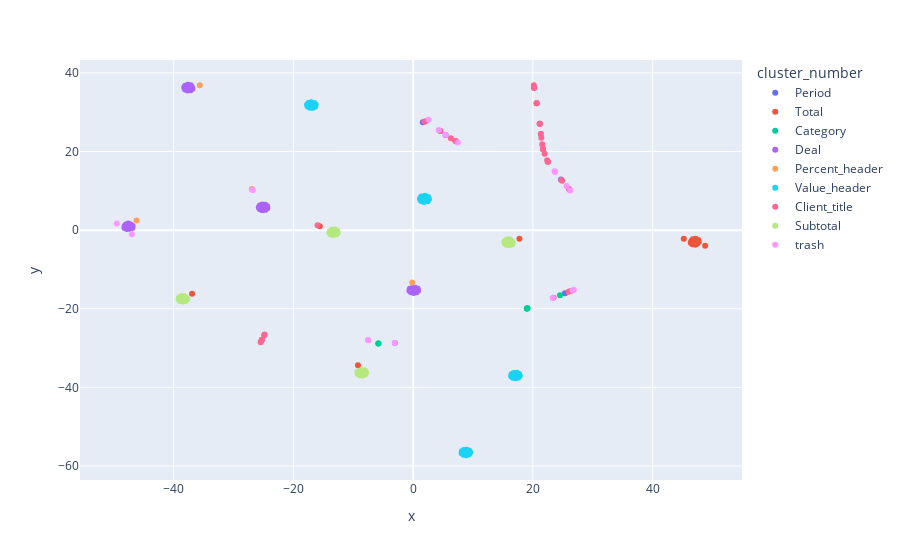
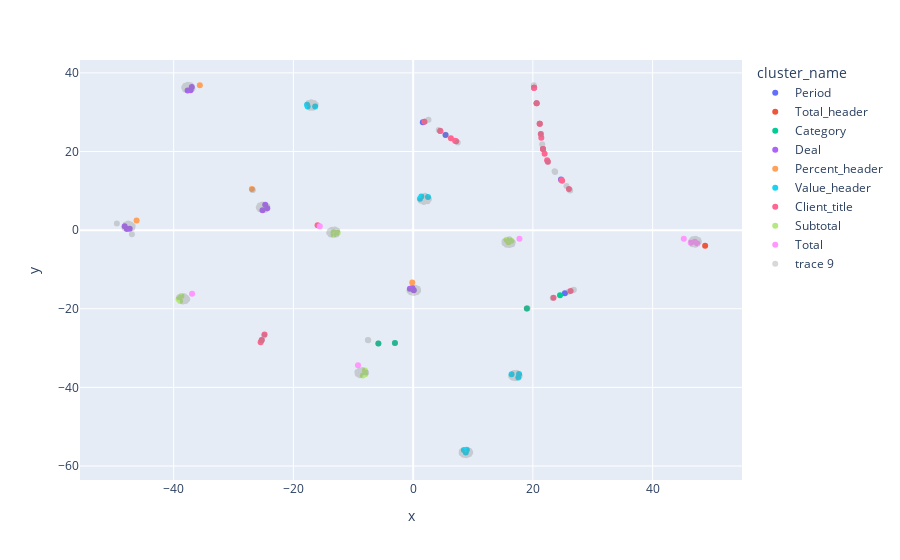
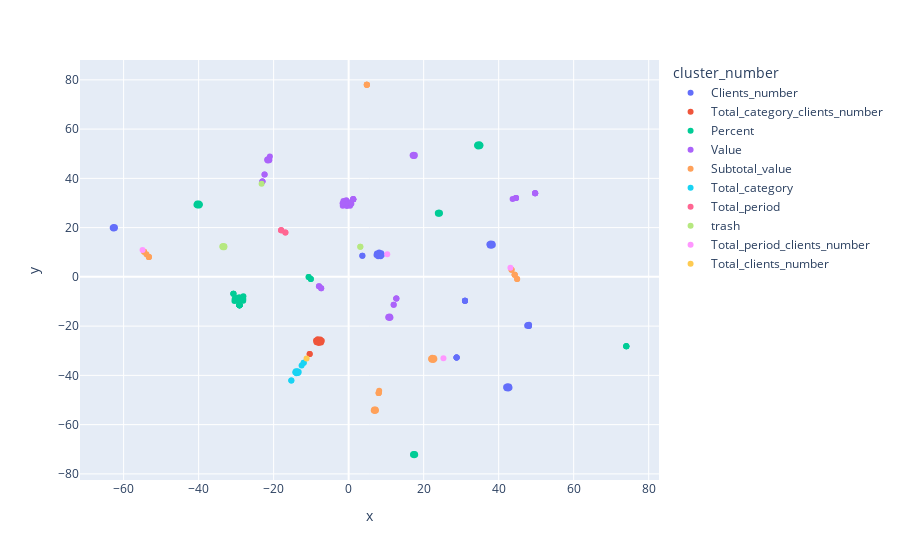
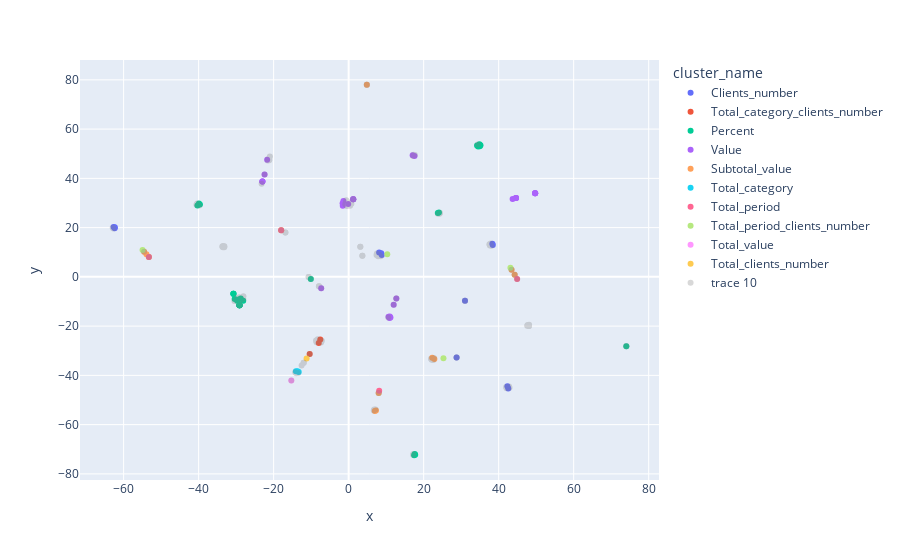

The notebook cell these images were saved under, in order:
### Code cell
hot_list_df = pd.read_csv('data/processed_tables/hot_list_parsed.csv', index_col='Unnamed: 0')
classifier.devide_and_cluster(hot_list_df)

### Figure 1 — Plotly figure (JSON) as saved in the notebook; plotly's stock layout.template omitted (floating-point values rounded to 4 significant figures)
{"data": [{"hovertemplate": "cluster_number=Period<br>x=%{x}<br>y=%{y}<extra></extra>", "legendgroup": "Period", "marker": {"color": "#636efa", "symbol": "circle"}, "mode": "markers", "name": "Period", "orientation": "v", "showlegend": true, "x": [25.34, 24.7, 5.411, 1.615], "xaxis": "x", "y": [-16.07, 12.91, 24.23, 27.43], "yaxis": "y", "type": "scatter"}, {"hovertemplate": "cluster_number=Total<br>x=%{x}<br>y=%{y}<extra></extra>", "legendgroup": "Total", "marker": {"color": "#EF553B", "symbol": "circle"}, "mode": "markers", "name": "Total", "orientation": "v", "showlegend": true, "x": [48.77, 47.04, 46.48, 47.18, 47.48, 46.72, 47.62, 46.64, 47.72, 47.14, 46.36, -9.215, 17.76, -15.59, -36.92, 45.21], "xaxis": "x", "y": [-3.987, -2.943, -2.739, -2.216, -3.371, -2.317, -2.482, -3.598, -2.938, -3.687, -3.205, -34.35, -2.21, 1.016, -16.19, -2.165], "yaxis": "y", "type": "scatter"}, {"hovertemplate": "cluster_number=Category<br>x=%{x}<br>y=%{y}<extra></extra>", "legendgroup": "Category", "marker": {"color": "#00cc96", "symbol": "circle"}, "mode": "markers", "name": "Category", "orientation": "v", "showlegend": true, "x": [24.53, -5.81, 19.12, -5.81, 19.0, 19.0, -3.037, 19.0], "xaxis": "x", "y": [-16.56, -28.83, -19.89, -28.83, -19.96, -19.96, -28.7, -19.96], "yaxis": "y", "type": "scatter"}, {"hovertemplate": "cluster_number=Deal<br>x=%{x}<br>y=%{y}<extra></extra>", "legendgroup": "Deal", "marker": {"color": "#ab63fa", "symbol": "circle"}, "mode": "markers", "name": "Deal", "orientation": "v", "showlegend": true, "x": [-48.19, -0.124, -24.36, -37.17, -46.91, 0.7586, -24.68, -38.06, -47.55, -0.3629, -25.78, -38.09, -47.82, -0.5496, -24.71, -36.97, -47.99, 0.1051, -24.38, -36.86, -48.21, 0.3564, -25.2, -37.63, -47.59, 0.8257, -25.62, -38.24, -47.17, 0.574, -25.05, -37.56, -46.85, -0.623, -25.59, -37.16, -47.35, 0.11, -25.17, -37.67], "xaxis": "x", "y": [1.02, -14.7, 5.563, 35.58, 0.577, -14.88, 5.197, 36.73, 0.9211, -15.81, 5.773, 35.8, 0.263, -14.89, 6.434, 36.43, 1.467, -15.98, 6.066, 35.96, 0.5551, -14.64, 6.494, 36.99, 1.67, -15.38, 6.244, 36.27, 1.415, -15.81, 5.788, 36.24, 1.05, -15.39, 5.333, 36.87, 0.3541, -15.3, 5.038, 35.53], "yaxis": "y", "type": "scatter"}, {"hovertemplate": "cluster_number=Percent_header<br>x=%{x}<br>y=%{y}<extra></extra>", "legendgroup": "Percent_header", "marker": {"color": "#FFA15A", "symbol": "circle"}, "mode": "markers", "name": "Percent_header", "orientation": "v", "showlegend": true, "x": [-46.19, -0.1488, -26.94, -35.63], "xaxis": "x", "y": [2.474, -13.29, 10.5, 36.86], "yaxis": "y", "type": "scatter"}, {"hovertemplate": "cluster_number=Value_header<br>x=%{x}<br>y=%{y}<extra></extra>", "legendgroup": "Value_header", "marker": {"color": "#19d3f3", "symbol": "circle"}, "mode": "markers", "name": "Value_header", "orientation": "v", "showlegend": true, "x": [17.58, 8.964, -16.37, 1.366, 17.3, 9.381, -17.0, 1.291, 17.81, 8.409, -17.02, 1.988, 16.44, 8.471, -17.72, 1.133, 17.13, 8.134, -16.74, 2.406, 16.38, 8.108, -17.23, 1.807, 17.08, 9.333, -17.48, 2.64, 16.65, 8.892, -16.29, 1.78, 16.8, 9.527, -16.55, 1.964, 17.69, 8.802, -17.62, 2.483], "xaxis": "x", "y": [-37.51, -55.84, 31.46, 8.542, -36.28, -56.1, 31.8, 7.501, -37.07, -57.15, 32.52, 8.731, -36.65, -55.9, 31.91, 8.004, -37.7, -56.26, 31.13, 7.373, -37.14, -56.76, 31.11, 8.191, -36.98, -57.04, 32.34, 7.913, -37.56, -57.26, 31.95, 7.186, -36.31, -56.58, 32.37, 7.724, -36.58, -56.54, 31.42, 8.417], "yaxis": "y", "type": "scatter"}, {"hovertemplate": "cluster_number=Client_title<br>x=%{x}<br>y=%{y}<extra></extra>", "legendgroup": "Client_title", "marker": {"color": "#FF6692", "symbol": "circle"}, "mode": "markers", "name": "Client_title", "orientation": "v", "showlegend": true, "x": [-25.28, 21.14, -15.97, 26.02, 22.5, 20.62, 20.2, 21.69, 2.053, 25.97, 26.14, -24.91, 21.55, 20.62, 21.33, 20.17, 21.14, -24.82, 21.69, 7.005, 26.29, 21.69, 7.184, -25.47, 21.96, 4.539, 23.45, 21.14, 6.307, 21.33, 20.63, 20.2, 24.88, 22.38, -25.28, 22.5, -25.28, 21.41, 4.539, 1.881, 20.2, 24.77], "xaxis": "x", "y": [-27.96, 27.08, 1.269, 10.46, 17.4, 32.3, 36.24, 20.66, 27.7, -15.68, 10.25, -26.79, 21.87, 32.3, 24.48, 36.83, 27.08, -26.52, 20.66, 22.75, -15.49, 20.66, 22.59, -28.53, 19.4, 25.19, -17.21, 27.08, 23.4, 24.48, 32.31, 36.24, 12.56, 17.8, -27.96, 17.41, -27.96, 23.51, 25.19, 27.59, 36.25, 12.78], "yaxis": "y", "type": "scatter"}, {"hovertemplate": "cluster_number=Subtotal<br>x=%{x}<br>y=%{y}<extra></extra>", "legendgroup": "Subtotal", "marker": {"color": "#B6E880", "symbol": "circle"}, "mode": "markers", "name": "Subtotal", "orientation": "v", "showlegend": true, "x": [-8.051, 15.91, -13.29, -38.94, -8.57, 16.09, -13.55, -38.49, -8.968, 16.53, -13.07, -39.09, -8.398, 15.6, -12.6, -39.18, -8.504, 15.28, -12.69, -37.73, -7.852, 16.09, -13.77, -38.24, -9.307, 15.61, -12.83, -38.47, -8.89, 16.63, -13.88, -38.0, -9.254, 15.28, -14.02, -37.93, -7.99, 16.41, -13.29, -38.71], "xaxis": "x", "y": [-35.72, -3.093, -0.5466, -18.0, -36.29, -3.794, 0.1251, -17.47, -35.77, -3.558, 0.1644, -17.07, -36.96, -2.433, -0.6403, -17.55, -35.6, -2.809, -0.1567, -17.61, -36.18, -2.335, -1.116, -16.81, -36.07, -3.702, -1.077, -18.17, -36.91, -3.095, -0.2282, -18.03, -36.59, -3.32, -0.6911, -17.18, -36.66, -2.673, -1.261, -16.74], "yaxis": "y", "type": "scatter"}, {"hovertemplate": "cluster_number=trash<br>x=%{x}<br>y=%{y}<extra></extra>", "legendgroup": "trash", "marker": {"color": "#FF97FF", "symbol": "circle"}, "mode": "markers", "name": "trash", "orientation": "v", "showlegend": true, "x": [-7.562, 26.85, 23.31, -26.81, -26.81, 23.63, 4.272, -3.062, -7.503, 26.64, 23.71, 25.61, -46.98, -49.49, 7.455, 5.421, 26.23, 2.563], "xaxis": "x", "y": [-27.97, -15.15, -17.29, 10.21, 10.21, 14.98, 25.5, -28.69, -28.01, -15.28, 14.81, 11.21, -1.05, 1.698, 22.31, 24.25, 10.07, 28.09], "yaxis": "y", "type": "scatter"}], "layout": {"xaxis": {"anchor": "y", "domain": [0.0, 1.0], "title": {"text": "x"}}, "yaxis": {"anchor": "x", "domain": [0.0, 1.0], "title": {"text": "y"}}, "legend": {"title": {"text": "cluster_number"}, "tracegroupgap": 0}, "margin": {"t": 60}}}

### Figure 2 — Plotly figure (JSON) as saved in the notebook; plotly's stock layout.template omitted (floating-point values rounded to 4 significant figures)
{"data": [{"hovertemplate": "cluster_name=Period<br>x=%{x}<br>y=%{y}<extra></extra>", "legendgroup": "Period", "marker": {"color": "#636efa", "symbol": "circle"}, "mode": "markers", "name": "Period", "orientation": "v", "showlegend": true, "x": [25.34, 24.7, 5.411, 1.615], "xaxis": "x", "y": [-16.07, 12.91, 24.23, 27.43], "yaxis": "y", "type": "scatter"}, {"hovertemplate": "cluster_name=Total_header<br>x=%{x}<br>y=%{y}<extra></extra>", "legendgroup": "Total_header", "marker": {"color": "#EF553B", "symbol": "circle"}, "mode": "markers", "name": "Total_header", "orientation": "v", "showlegend": true, "x": [48.77], "xaxis": "x", "y": [-3.987], "yaxis": "y", "type": "scatter"}, {"hovertemplate": "cluster_name=Category<br>x=%{x}<br>y=%{y}<extra></extra>", "legendgroup": "Category", "marker": {"color": "#00cc96", "symbol": "circle"}, "mode": "markers", "name": "Category", "orientation": "v", "showlegend": true, "x": [24.53, -5.81, -3.037, 19.0], "xaxis": "x", "y": [-16.56, -28.83, -28.7, -19.96], "yaxis": "y", "type": "scatter"}, {"hovertemplate": "cluster_name=Deal<br>x=%{x}<br>y=%{y}<extra></extra>", "legendgroup": "Deal", "marker": {"color": "#ab63fa", "symbol": "circle"}, "mode": "markers", "name": "Deal", "orientation": "v", "showlegend": true, "x": [-48.19, -0.124, -24.36, -37.17, -47.82, -0.5496, -24.71, -36.97, -47.35, 0.11, -25.17, -37.67], "xaxis": "x", "y": [1.02, -14.7, 5.563, 35.58, 0.263, -14.89, 6.434, 36.43, 0.3541, -15.3, 5.038, 35.53], "yaxis": "y", "type": "scatter"}, {"hovertemplate": "cluster_name=Percent_header<br>x=%{x}<br>y=%{y}<extra></extra>", "legendgroup": "Percent_header", "marker": {"color": "#FFA15A", "symbol": "circle"}, "mode": "markers", "name": "Percent_header", "orientation": "v", "showlegend": true, "x": [-46.19, -0.1488, -26.94, -35.63], "xaxis": "x", "y": [2.474, -13.29, 10.5, 36.86], "yaxis": "y", "type": "scatter"}, {"hovertemplate": "cluster_name=Value_header<br>x=%{x}<br>y=%{y}<extra></extra>", "legendgroup": "Value_header", "marker": {"color": "#19d3f3", "symbol": "circle"}, "mode": "markers", "name": "Value_header", "orientation": "v", "showlegend": true, "x": [17.58, 8.964, -16.37, 1.366, 16.44, 8.471, -17.72, 1.133, 17.69, 8.802, -17.62, 2.483], "xaxis": "x", "y": [-37.51, -55.84, 31.46, 8.542, -36.65, -55.9, 31.91, 8.004, -36.58, -56.54, 31.42, 8.417], "yaxis": "y", "type": "scatter"}, {"hovertemplate": "cluster_name=Client_title<br>x=%{x}<br>y=%{y}<extra></extra>", "legendgroup": "Client_title", "marker": {"color": "#FF6692", "symbol": "circle"}, "mode": "markers", "name": "Client_title", "orientation": "v", "showlegend": true, "x": [-25.28, 21.14, -15.97, 26.02, 22.5, 20.62, 20.2, -24.82, 21.69, 7.005, 26.29, 21.69, 7.184, -25.47, 21.96, 4.539, 23.45, 21.14, 6.307, 21.33, 20.63, 20.2, 24.88, 22.38, 21.41, 4.539, 1.881, 20.2, 24.77], "xaxis": "x", "y": [-27.96, 27.08, 1.269, 10.46, 17.4, 32.3, 36.24, -26.52, 20.66, 22.75, -15.49, 20.66, 22.59, -28.53, 19.4, 25.19, -17.21, 27.08, 23.4, 24.48, 32.31, 36.24, 12.56, 17.8, 23.51, 25.19, 27.59, 36.25, 12.78], "yaxis": "y", "type": "scatter"}, {"hovertemplate": "cluster_name=Subtotal<br>x=%{x}<br>y=%{y}<extra></extra>", "legendgroup": "Subtotal", "marker": {"color": "#B6E880", "symbol": "circle"}, "mode": "markers", "name": "Subtotal", "orientation": "v", "showlegend": true, "x": [-8.051, 15.91, -13.29, -38.94, -8.398, 15.6, -12.6, -39.18, -7.99, 16.41, -13.29, -38.71], "xaxis": "x", "y": [-35.72, -3.093, -0.5466, -18.0, -36.96, -2.433, -0.6403, -17.55, -36.66, -2.673, -1.261, -16.74], "yaxis": "y", "type": "scatter"}, {"hovertemplate": "cluster_name=Total<br>x=%{x}<br>y=%{y}<extra></extra>", "legendgroup": "Total", "marker": {"color": "#FF97FF", "symbol": "circle"}, "mode": "markers", "name": "Total", "orientation": "v", "showlegend": true, "x": [47.04, 47.48, 46.36, -9.215, 17.76, -15.59, -36.92, 45.21], "xaxis": "x", "y": [-2.943, -3.371, -3.205, -34.35, -2.21, 1.016, -16.19, -2.165], "yaxis": "y", "type": "scatter"}, {"marker": {"color": "gray"}, "mode": "markers", "opacity": 0.3, "x": [-7.562, 26.85, -46.91, 17.3, 0.7586, 9.381, -24.68, -17.0, -38.06, 1.291, 23.31, 21.69, -26.81, 2.053, 25.97, 26.14, -26.81, -24.91, 23.63, 4.272, 21.55, 20.62, 21.33, 20.17, -8.57, 16.09, -13.55, -38.49, 46.48, -3.062, -47.55, 17.81, -0.3629, 8.409, -25.78, -17.02, -38.09, 1.988, 21.14, -8.968, 16.53, -13.07, -39.09, 47.18, -7.503, 19.12, -47.99, 17.13, 0.1051, 8.134, -24.38, -16.74, -36.86, 2.406, 26.64, 23.71, 25.61, -8.504, 15.28, -12.69, -37.73, 46.72, -5.81, -48.21, 16.38, 0.3564, 8.108, -25.2, -17.23, -37.63, 1.807, -46.98, -25.28, -7.852, 16.09, -13.77, -38.24, 47.62, -49.49, -47.59, 17.08, 0.8257, 9.333, -25.62, -17.48, -38.24, 2.64, 22.5, 7.455, -9.307, 15.61, -12.83, -38.47, 46.64, 19.0, -47.17, 16.65, 0.574, 8.892, -25.05, -16.29, -37.56, 1.78, 5.421, -8.89, 16.63, -13.88, -38.0, 47.72, 19.0, -46.85, 16.8, -0.623, 9.527, -25.59, -16.55, -37.16, 1.964, -25.28, 26.23, 2.563, -9.254, 15.28, -14.02, -37.93, 47.14], "y": [-27.97, -15.15, 0.577, -36.28, -14.88, -56.1, 5.197, 31.8, 36.73, 7.501, -17.29, 20.66, 10.21, 27.7, -15.68, 10.25, 10.21, -26.79, 14.98, 25.5, 21.87, 32.3, 24.48, 36.83, -36.29, -3.794, 0.1251, -17.47, -2.739, -28.69, 0.9211, -37.07, -15.81, -57.15, 5.773, 32.52, 35.8, 8.731, 27.08, -35.77, -3.558, 0.1644, -17.07, -2.216, -28.01, -19.89, 1.467, -37.7, -15.98, -56.26, 6.066, 31.13, 35.96, 7.373, -15.28, 14.81, 11.21, -35.6, -2.809, -0.1567, -17.61, -2.317, -28.83, 0.5551, -37.14, -14.64, -56.76, 6.494, 31.11, 36.99, 8.191, -1.05, -27.96, -36.18, -2.335, -1.116, -16.81, -2.482, 1.698, 1.67, -36.98, -15.38, -57.04, 6.244, 32.34, 36.27, 7.913, 17.41, 22.31, -36.07, -3.702, -1.077, -18.17, -3.598, -19.96, 1.415, -37.56, -15.81, -57.26, 5.788, 31.95, 36.24, 7.186, 24.25, -36.91, -3.095, -0.2282, -18.03, -2.938, -19.96, 1.05, -36.31, -15.39, -56.58, 5.333, 32.37, 36.87, 7.724, -27.96, 10.07, 28.09, -36.59, -3.32, -0.6911, -17.18, -3.687], "type": "scatter"}], "layout": {"xaxis": {"anchor": "y", "domain": [0.0, 1.0], "title": {"text": "x"}}, "yaxis": {"anchor": "x", "domain": [0.0, 1.0], "title": {"text": "y"}}, "legend": {"title": {"text": "cluster_name"}, "tracegroupgap": 0}, "margin": {"t": 60}}}

### Figure 3 — Plotly figure (JSON) as saved in the notebook; plotly's stock layout.template omitted (floating-point values rounded to 4 significant figures)
{"data": [{"hovertemplate": "cluster_number=Clients_number<br>x=%{x}<br>y=%{y}<extra></extra>", "legendgroup": "Clients_number", "marker": {"color": "#636efa", "symbol": "circle"}, "mode": "markers", "name": "Clients_number", "orientation": "v", "showlegend": true, "x": [38.32, 8.127, -62.38, 42.56, 37.65, 7.547, -62.73, 28.78, 31.02, 7.435, 48.07, 42.77, 38.43, 8.7, -62.35, 42.33, 37.54, 7.856, 48.11, 41.99, 37.87, 3.66, 48.07, 42.11, 31.02, 8.541, 47.61, 28.78, 31.02, 3.659, -62.91, 42.89, 38.1, 8.147, 47.73, 28.78, 31.02, 8.834, -62.68, 28.78], "xaxis": "x", "y": [13.42, 9.857, 19.76, -45.34, 12.76, 9.52, 19.68, -32.69, -9.739, 8.858, -19.95, -44.56, 12.97, 9.58, 20.12, -44.44, 13.22, 8.342, -19.48, -44.76, 13.54, 8.529, -19.95, -45.22, -9.738, 8.33, -19.86, -32.69, -9.738, 8.53, 19.99, -45.01, 12.64, 9.054, -19.5, -32.69, -9.738, 8.901, 20.26, -32.69], "yaxis": "y", "type": "scatter"}, {"hovertemplate": "cluster_number=Total_category_clients_number<br>x=%{x}<br>y=%{y}<extra></extra>", "legendgroup": "Total_category_clients_number", "marker": {"color": "#EF553B", "symbol": "circle"}, "mode": "markers", "name": "Total_category_clients_number", "orientation": "v", "showlegend": true, "x": [-7.555, -10.39, -7.932, -10.39, -7.348, -8.683, -7.161, -8.567, -8.229, -7.975], "xaxis": "x", "y": [-25.42, -31.33, -26.1, -31.33, -26.62, -25.88, -25.97, -26.55, -25.38, -26.87], "yaxis": "y", "type": "scatter"}, {"hovertemplate": "cluster_number=Percent<br>x=%{x}<br>y=%{y}<extra></extra>", "legendgroup": "Percent", "marker": {"color": "#00cc96", "symbol": "circle"}, "mode": "markers", "name": "Percent", "orientation": "v", "showlegend": true, "x": [-40.32, -30.39, 74.03, -28.11, -28.76, 17.62, 17.46, -40.58, -30.45, 74.03, -10.08, -40.38, 17.27, 74.03, -39.86, -28.87, 74.03, -29.8, 17.17, -28.07, -29.16, -28.09, -39.91, -29.73, 34.52, 23.77, -29.38, 34.87, 24.08, -29.1, 35.15, -39.65, 17.74, 34.23, -30.72, -30.72, -29.1, -30.72, -29.1, 24.35, -29.1, -29.1, 23.86, -29.1, -10.66, 34.41, 24.22, -29.1, -10.66, -29.1, 34.98, -10.08, -29.1, -29.1], "xaxis": "x", "y": [28.94, -9.029, -28.16, -9.716, -8.798, -71.88, -72.43, 29.32, -9.803, -28.16, -0.8584, 29.74, -71.89, -28.16, 28.97, -9.625, -28.16, -8.6, -72.24, -7.898, -8.246, -9.033, 29.77, -9.698, 52.97, 25.96, -9.225, 53.84, 26.15, -11.57, 53.47, 29.39, -72.22, 53.34, -6.875, -6.875, -11.57, -6.875, -11.57, 25.93, -11.57, -11.57, 25.62, -11.57, -0.05516, 53.77, 25.59, -11.57, -0.05525, -11.57, 53.04, -0.8577, -11.57, -11.57], "yaxis": "y", "type": "scatter"}, {"hovertemplate": "cluster_number=Value<br>x=%{x}<br>y=%{y}<extra></extra>", "legendgroup": "Value", "marker": {"color": "#ab63fa", "symbol": "circle"}, "mode": "markers", "name": "Value", "orientation": "v", "showlegend": true, "x": [-21.73, 17.56, 11.15, 17.06, -0.1223, -1.567, -1.392, -21.0, 17.33, 12.71, -7.91, -21.55, -0.4649, 12.71, -21.21, 0.3846, 12.01, -0.6264, 0.7312, -0.02531, -0.7336, -0.8965, -22.99, -1.611, 12.71, -22.99, 1.225, 10.98, -22.99, 49.72, 10.63, -22.42, 49.72, 10.9, 49.72, 49.72, 44.62, 44.62, 44.62, -21.16, 17.64, 17.21, -22.42, 1.225, -7.321, 10.58, -21.57, 1.225, -7.909, 1.225, 12.01, -7.321, 1.225, 43.71], "xaxis": "x", "y": [47.54, 49.09, -16.46, 49.39, 29.61, 28.83, 30.78, 48.89, 49.62, -8.824, -3.815, 47.72, 28.74, -8.825, 47.3, 28.92, -11.28, 31.08, 29.69, 30.32, 30.23, 29.46, 38.74, 29.93, -8.826, 38.74, 31.53, -16.14, 38.74, 33.98, -16.2, 41.54, 33.98, -16.71, 33.98, 33.98, 31.99, 31.99, 31.99, 47.56, 49.44, 49.06, 41.54, 31.53, -4.621, -16.55, 47.21, 31.53, -3.815, 31.53, -11.28, -4.621, 31.53, 31.67], "yaxis": "y", "type": "scatter"}, {"hovertemplate": "cluster_number=Subtotal_value<br>x=%{x}<br>y=%{y}<extra></extra>", "legendgroup": "Subtotal_value", "marker": {"color": "#FFA15A", "symbol": "circle"}, "mode": "markers", "name": "Subtotal_value", "orientation": "v", "showlegend": true, "x": [44.27, 8.007, -54.54, 22.28, 44.92, 8.007, -53.27, 4.848, 6.814, 22.72, 43.44, 7.274, -53.27, 22.86, 44.27, 8.007, 21.97, 43.44, 22.12, 4.848, 6.693, 4.848, -54.54, 22.58, 44.27, 7.173, 4.849, 6.978, -53.91, 44.92, 8.142, -53.27], "xaxis": "x", "y": [0.8885, -47.13, 10.23, -32.86, -0.9176, -47.13, 8.031, 78.01, -53.89, -32.95, 2.935, -54.25, 8.031, -33.4, 0.8879, -47.13, -33.22, 2.936, -33.66, 78.01, -54.23, 78.01, 10.23, -33.75, 0.8888, -53.91, 78.01, -54.45, 9.144, -0.9175, -46.23, 8.032], "yaxis": "y", "type": "scatter"}, {"hovertemplate": "cluster_number=Total_category<br>x=%{x}<br>y=%{y}<extra></extra>", "legendgroup": "Total_category", "marker": {"color": "#19d3f3", "symbol": "circle"}, "mode": "markers", "name": "Total_category", "orientation": "v", "showlegend": true, "x": [-13.6, -15.28, -12.55, -13.31, -14.24, -11.99, -13.95, -11.99, -13.49, -14.06, -15.28], "xaxis": "x", "y": [-38.31, -42.13, -36.03, -38.67, -38.76, -34.84, -39.12, -34.84, -39.08, -38.34, -42.13], "yaxis": "y", "type": "scatter"}, {"hovertemplate": "cluster_number=Total_period<br>x=%{x}<br>y=%{y}<extra></extra>", "legendgroup": "Total_period", "marker": {"color": "#FF6692", "symbol": "circle"}, "mode": "markers", "name": "Total_period", "orientation": "v", "showlegend": true, "x": [-16.87, -17.99, -16.87, -17.99, -17.99], "xaxis": "x", "y": [17.98, 18.93, 17.98, 18.93, 18.93], "yaxis": "y", "type": "scatter"}, {"hovertemplate": "cluster_number=trash<br>x=%{x}<br>y=%{y}<extra></extra>", "legendgroup": "trash", "marker": {"color": "#B6E880", "symbol": "circle"}, "mode": "markers", "name": "trash", "orientation": "v", "showlegend": true, "x": [-33.52, -33.17, -23.21, 3.115, -33.69, -33.14, 3.113, -33.46], "xaxis": "x", "y": [11.99, 12.06, 37.77, 12.25, 12.3, 12.42, 12.25, 12.56], "yaxis": "y", "type": "scatter"}, {"hovertemplate": "cluster_number=Total_period_clients_number<br>x=%{x}<br>y=%{y}<extra></extra>", "legendgroup": "Total_period_clients_number", "marker": {"color": "#FF97FF", "symbol": "circle"}, "mode": "markers", "name": "Total_period_clients_number", "orientation": "v", "showlegend": true, "x": [43.14, 10.3, -54.95, 25.28], "xaxis": "x", "y": [3.668, 9.219, 10.88, -33.04], "yaxis": "y", "type": "scatter"}, {"hovertemplate": "cluster_number=Total_clients_number<br>x=%{x}<br>y=%{y}<extra></extra>", "legendgroup": "Total_clients_number", "marker": {"color": "#FECB52", "symbol": "circle"}, "mode": "markers", "name": "Total_clients_number", "orientation": "v", "showlegend": true, "x": [-11.21], "xaxis": "x", "y": [-33.14], "yaxis": "y", "type": "scatter"}], "layout": {"xaxis": {"anchor": "y", "domain": [0.0, 1.0], "title": {"text": "x"}}, "yaxis": {"anchor": "x", "domain": [0.0, 1.0], "title": {"text": "y"}}, "legend": {"title": {"text": "cluster_number"}, "tracegroupgap": 0}, "margin": {"t": 60}}}

### Figure 4 — Plotly figure (JSON) as saved in the notebook; plotly's stock layout.template omitted (floating-point values rounded to 4 significant figures)
{"data": [{"hovertemplate": "cluster_name=Clients_number<br>x=%{x}<br>y=%{y}<extra></extra>", "legendgroup": "Clients_number", "marker": {"color": "#636efa", "symbol": "circle"}, "mode": "markers", "name": "Clients_number", "orientation": "v", "showlegend": true, "x": [38.32, 8.127, -62.38, 42.56, 38.43, 8.7, -62.35, 42.33, 31.02, 8.834, -62.68, 28.78], "xaxis": "x", "y": [13.42, 9.857, 19.76, -45.34, 12.97, 9.58, 20.12, -44.44, -9.738, 8.901, 20.26, -32.69], "yaxis": "y", "type": "scatter"}, {"hovertemplate": "cluster_name=Total_category_clients_number<br>x=%{x}<br>y=%{y}<extra></extra>", "legendgroup": "Total_category_clients_number", "marker": {"color": "#EF553B", "symbol": "circle"}, "mode": "markers", "name": "Total_category_clients_number", "orientation": "v", "showlegend": true, "x": [-7.555, -10.39, -7.975], "xaxis": "x", "y": [-25.42, -31.33, -26.87], "yaxis": "y", "type": "scatter"}, {"hovertemplate": "cluster_name=Percent<br>x=%{x}<br>y=%{y}<extra></extra>", "legendgroup": "Percent", "marker": {"color": "#00cc96", "symbol": "circle"}, "mode": "markers", "name": "Percent", "orientation": "v", "showlegend": true, "x": [-40.32, -30.39, 74.03, -28.11, -28.76, 17.62, 17.46, -39.91, -29.73, 34.52, 23.77, -29.38, 34.87, 24.08, -29.1, 35.15, -39.65, 17.74, 34.23, -30.72, -30.72, -29.1, -30.72, -29.1, -29.1, 34.98, -10.08, -29.1, -29.1], "xaxis": "x", "y": [28.94, -9.029, -28.16, -9.716, -8.798, -71.88, -72.43, 29.77, -9.698, 52.97, 25.96, -9.225, 53.84, 26.15, -11.57, 53.47, 29.39, -72.22, 53.34, -6.875, -6.875, -11.57, -6.875, -11.57, -11.57, 53.04, -0.8577, -11.57, -11.57], "yaxis": "y", "type": "scatter"}, {"hovertemplate": "cluster_name=Value<br>x=%{x}<br>y=%{y}<extra></extra>", "legendgroup": "Value", "marker": {"color": "#ab63fa", "symbol": "circle"}, "mode": "markers", "name": "Value", "orientation": "v", "showlegend": true, "x": [-21.73, 17.56, 11.15, 17.06, -0.1223, -1.567, -1.392, -22.99, -1.611, 12.71, -22.99, 1.225, 10.98, -22.99, 49.72, 10.63, -22.42, 49.72, 10.9, 49.72, 49.72, 44.62, 44.62, 44.62, 1.225, 12.01, -7.321, 1.225, 43.71], "xaxis": "x", "y": [47.54, 49.09, -16.46, 49.39, 29.61, 28.83, 30.78, 38.74, 29.93, -8.826, 38.74, 31.53, -16.14, 38.74, 33.98, -16.2, 41.54, 33.98, -16.71, 33.98, 33.98, 31.99, 31.99, 31.99, 31.53, -11.28, -4.621, 31.53, 31.67], "yaxis": "y", "type": "scatter"}, {"hovertemplate": "cluster_name=Subtotal_value<br>x=%{x}<br>y=%{y}<extra></extra>", "legendgroup": "Subtotal_value", "marker": {"color": "#FFA15A", "symbol": "circle"}, "mode": "markers", "name": "Subtotal_value", "orientation": "v", "showlegend": true, "x": [44.27, 8.007, -54.54, 22.28, 43.44, 7.274, -53.27, 22.86, 4.849, 6.978, -53.91, -17.99], "xaxis": "x", "y": [0.8885, -47.13, 10.23, -32.86, 2.935, -54.25, 8.031, -33.4, 78.01, -54.45, 9.144, 18.93], "yaxis": "y", "type": "scatter"}, {"hovertemplate": "cluster_name=Total_category<br>x=%{x}<br>y=%{y}<extra></extra>", "legendgroup": "Total_category", "marker": {"color": "#19d3f3", "symbol": "circle"}, "mode": "markers", "name": "Total_category", "orientation": "v", "showlegend": true, "x": [-13.6, -13.31, -14.06], "xaxis": "x", "y": [-38.31, -38.67, -38.34], "yaxis": "y", "type": "scatter"}, {"hovertemplate": "cluster_name=Total_period<br>x=%{x}<br>y=%{y}<extra></extra>", "legendgroup": "Total_period", "marker": {"color": "#FF6692", "symbol": "circle"}, "mode": "markers", "name": "Total_period", "orientation": "v", "showlegend": true, "x": [44.92, 8.142, -53.27, -17.99], "xaxis": "x", "y": [-0.9175, -46.23, 8.032, 18.93], "yaxis": "y", "type": "scatter"}, {"hovertemplate": "cluster_name=Total_period_clients_number<br>x=%{x}<br>y=%{y}<extra></extra>", "legendgroup": "Total_period_clients_number", "marker": {"color": "#B6E880", "symbol": "circle"}, "mode": "markers", "name": "Total_period_clients_number", "orientation": "v", "showlegend": true, "x": [43.14, 10.3, -54.95, 25.28], "xaxis": "x", "y": [3.668, 9.219, 10.88, -33.04], "yaxis": "y", "type": "scatter"}, {"hovertemplate": "cluster_name=Total_value<br>x=%{x}<br>y=%{y}<extra></extra>", "legendgroup": "Total_value", "marker": {"color": "#FF97FF", "symbol": "circle"}, "mode": "markers", "name": "Total_value", "orientation": "v", "showlegend": true, "x": [-15.28], "xaxis": "x", "y": [-42.13], "yaxis": "y", "type": "scatter"}, {"hovertemplate": "cluster_name=Total_clients_number<br>x=%{x}<br>y=%{y}<extra></extra>", "legendgroup": "Total_clients_number", "marker": {"color": "#FECB52", "symbol": "circle"}, "mode": "markers", "name": "Total_clients_number", "orientation": "v", "showlegend": true, "x": [-11.21], "xaxis": "x", "y": [-33.14], "yaxis": "y", "type": "scatter"}, {"marker": {"color": "gray"}, "mode": "markers", "opacity": 0.3, "x": [37.65, 7.547, -62.73, 28.78, -10.39, -40.58, -21.0, -30.45, 17.33, 74.03, 12.71, -10.08, -7.91, -40.38, -21.55, 17.27, -0.4649, 74.03, 12.71, -39.86, -21.21, -28.87, 0.3846, 74.03, 12.01, -29.8, -0.6264, 17.17, 0.7312, -28.07, -0.02531, -29.16, -0.7336, 44.92, 8.007, -53.27, -16.87, -15.28, 31.02, 7.435, 48.07, 42.77, -7.932, -28.09, -0.8965, 4.848, 6.814, -33.52, 22.72, -12.55, 37.54, 7.856, 48.11, 41.99, -7.348, 24.35, -21.16, -29.1, 17.64, -29.1, 17.21, 44.27, 8.007, -33.17, 21.97, -14.24, 37.87, 3.66, 48.07, 42.11, -8.683, 23.86, -22.42, -23.21, 43.44, 3.115, -33.69, 22.12, -11.99, 31.02, 8.541, 47.61, 28.78, -7.161, -29.1, 1.225, -10.66, -7.321, 4.848, 6.693, -33.14, -17.99, -13.95, 31.02, 3.659, -62.91, 42.89, -8.567, 34.41, 10.58, 4.848, 3.113, -54.54, 22.58, -11.99, 38.1, 8.147, 47.73, 28.78, -8.229, 24.22, -21.57, -29.1, 1.225, -10.66, -7.909, 44.27, 7.173, -33.46, -16.87, -13.49], "y": [12.76, 9.52, 19.68, -32.69, -31.33, 29.32, 48.89, -9.803, 49.62, -28.16, -8.824, -0.8584, -3.815, 29.74, 47.72, -71.89, 28.74, -28.16, -8.825, 28.97, 47.3, -9.625, 28.92, -28.16, -11.28, -8.6, 31.08, -72.24, 29.69, -7.898, 30.32, -8.246, 30.23, -0.9176, -47.13, 8.031, 17.98, -42.13, -9.739, 8.858, -19.95, -44.56, -26.1, -9.033, 29.46, 78.01, -53.89, 11.99, -32.95, -36.03, 13.22, 8.342, -19.48, -44.76, -26.62, 25.93, 47.56, -11.57, 49.44, -11.57, 49.06, 0.8879, -47.13, 12.06, -33.22, -38.76, 13.54, 8.529, -19.95, -45.22, -25.88, 25.62, 41.54, 37.77, 2.936, 12.25, 12.3, -33.66, -34.84, -9.738, 8.33, -19.86, -32.69, -25.97, -11.57, 31.53, -0.05516, -4.621, 78.01, -54.23, 12.42, 18.93, -39.12, -9.738, 8.53, 19.99, -45.01, -26.55, 53.77, -16.55, 78.01, 12.25, 10.23, -33.75, -34.84, 12.64, 9.054, -19.5, -32.69, -25.38, 25.59, 47.21, -11.57, 31.53, -0.05525, -3.815, 0.8888, -53.91, 12.56, 17.98, -39.08], "type": "scatter"}], "layout": {"xaxis": {"anchor": "y", "domain": [0.0, 1.0], "title": {"text": "x"}}, "yaxis": {"anchor": "x", "domain": [0.0, 1.0], "title": {"text": "y"}}, "legend": {"title": {"text": "cluster_name"}, "tracegroupgap": 0}, "margin": {"t": 60}}}
